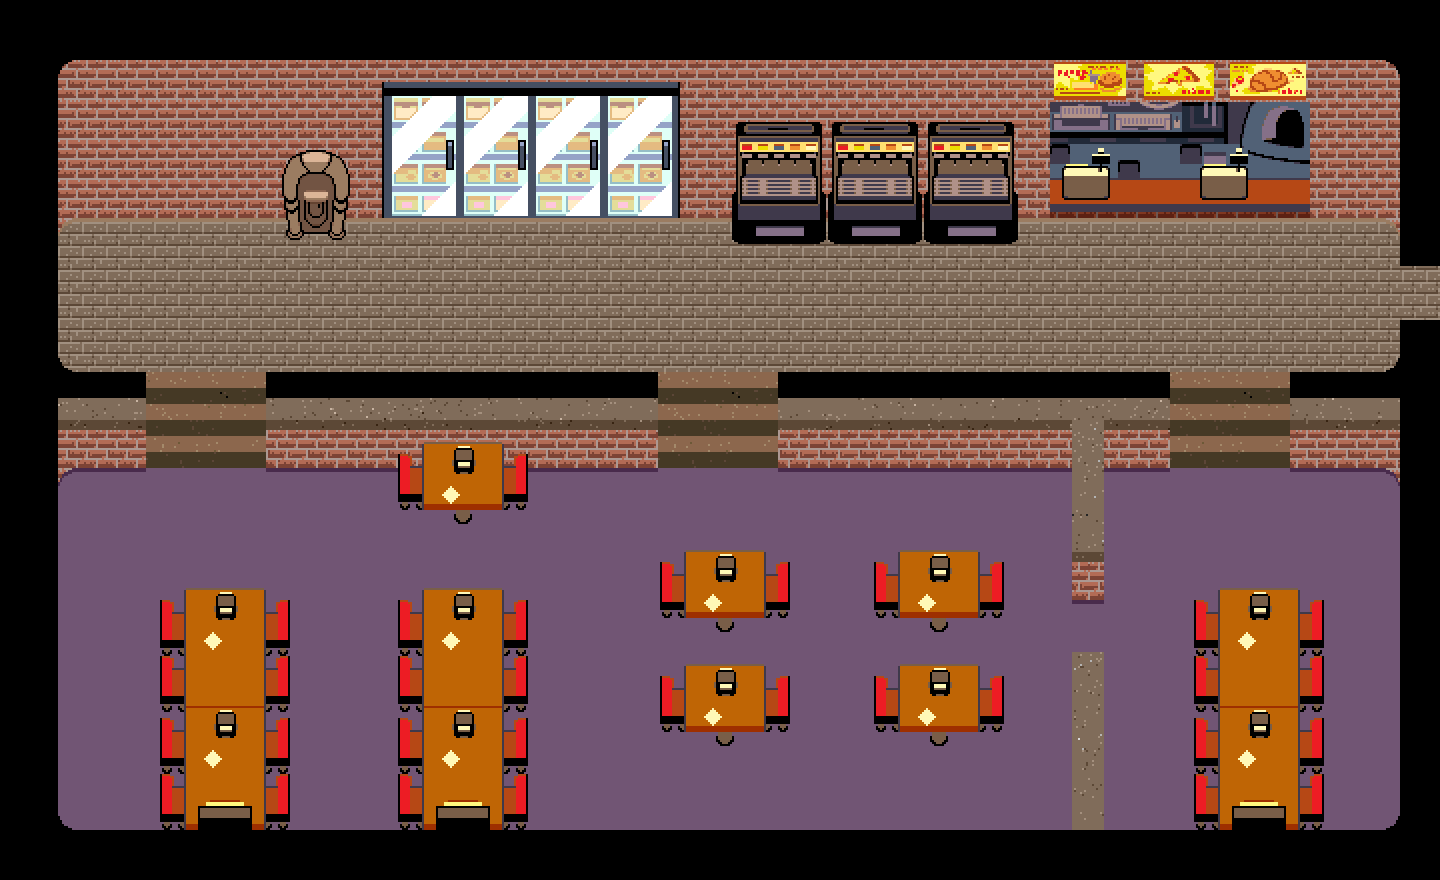

Tiled map render using the project's own tile images. Description and the map definition, with tile-layer contents summarised, below:
An orthogonal 36x22 tile map with 40x40 px tiles, 2 tile layers (Tile Layer 2, Tile Layer 1) and 35 objects (3x interactable, transition, fri3, spawn).

<map version="1.10" tiledversion="1.10.1" orientation="orthogonal" renderorder="right-down" width="36" height="22" tilewidth="40" tileheight="40" infinite="0" nextlayerid="7" nextobjectid="63">
 <editorsettings>
  <export target="data.lua" format="lua" />
 </editorsettings>
 <properties>
  <property name="light" type="bool" value="true" />
  <property name="music" value="frivatown" />
 </properties>
 <tileset firstgid="1" source="../../../tilesets/frivatown/pizzarina.tsx" />
 <layer id="5" name="Tile Layer 2" width="36" height="22">
  <data>[792 cells, 21 non-empty, 21 distinct tile ids]</data>
 </layer>
 <layer id="1" name="Tile Layer 1" width="36" height="22">
  <data>[792 cells, 792 non-empty, 792 distinct tile ids]</data>
 </layer>
 <objectgroup id="2" name="collision">
  <object id="1" x="0" y="0" width="1440" height="222" />
  <object id="2" x="0" y="0" width="58" height="880" />
  <object id="3" x="0" y="830" width="1440" height="50" />
  <object id="4" x="1072" y="652" width="32" height="178" />
  <object id="5" x="160" y="600" width="130" height="240" />
  <object id="6" x="184" y="588" width="82" height="40" />
  <object id="7" x="398" y="600" width="130" height="240" />
  <object id="8" x="422" y="588" width="82" height="40" />
  <object id="9" x="58" y="372" width="88" height="100" />
  <object id="10" x="266" y="372" width="392" height="100" />
  <object id="11" x="398" y="472" width="130" height="30" />
  <object id="12" x="422" y="472" width="82" height="38" />
  <object id="13" x="778" y="372" width="392" height="100" />
  <object id="14" x="1290" y="372" width="110" height="100" />
  <object id="15" x="1400" y="222" width="40" height="44" />
  <object id="16" x="1400" y="320" width="40" height="520" />
  <object id="17" x="282" y="200" width="68" height="40" />
  <object id="18" x="732" y="204" width="286" height="40" />
  <object id="19" x="1072" y="472" width="32" height="132" />
  <object id="20" x="660" y="562" width="130" height="48" />
  <object id="21" x="684" y="550" width="82" height="68" />
  <object id="22" x="874" y="562" width="130" height="48" />
  <object id="23" x="898" y="550" width="82" height="68" />
  <object id="24" x="660" y="676" width="130" height="48" />
  <object id="25" x="684" y="664" width="82" height="68" />
  <object id="26" x="874" y="676" width="130" height="48" />
  <object id="27" x="898" y="664" width="82" height="68" />
  <object id="28" x="1194" y="600" width="130" height="240" />
  <object id="29" x="1218" y="588" width="82" height="40" />
 </objectgroup>
 <objectgroup id="3" name="objects">
  <object id="33" name="interactable" x="282" y="128" width="68" height="112">
   <properties>
    <property name="text1" value="* The jukebox's music seems to be missing." />
   </properties>
  </object>
  <object id="34" name="interactable" x="732" y="132" width="286" height="112">
   <properties>
    <property name="text1" value="* The coin slot seems to be jammed." />
    <property name="text2" value="* It is a cruel world to not get a soda from a machine." />
   </properties>
  </object>
  <object id="36" name="interactable" x="382" y="82" width="298" height="140">
   <properties>
    <property name="text1" value="* There are a bunch of boxes of soda cans in the fridge." />
   </properties>
  </object>
  <object id="41" name="transition" x="1425" y="266" width="15" height="54">
   <properties>
    <property name="map" value="deoxynn/frivatown_3" />
    <property name="marker" value="marina" />
   </properties>
  </object>
 </objectgroup>
 <objectgroup id="4" name="markers">
  <object id="32" name="fri3" x="1400" y="294">
   <point />
  </object>
  <object id="43" name="spawn" x="720" y="360">
   <point />
  </object>
 </objectgroup>
</map>
